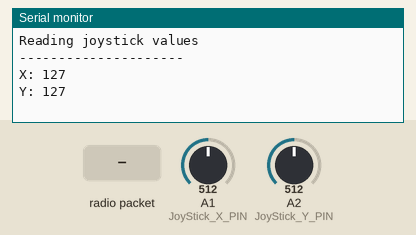
Recording of a sketch running on a simulated Arduino Uno, built with avr-gcc and run on an emulated ATmega328P. Parts: the last lines printed to the serial monitor. The inputs (shaded band) are chosen by the test bench; at power-on: A1 (JoyStick_X_PIN) = 512, A2 (JoyStick_Y_PIN) = 512. No radio packets arrive unless stated.

Above: at 1.2 s.
1.3 s: radio packet "1" arrives
4.9 s: A1 (JoyStick_X_PIN) set to 716
At 5.67 s:
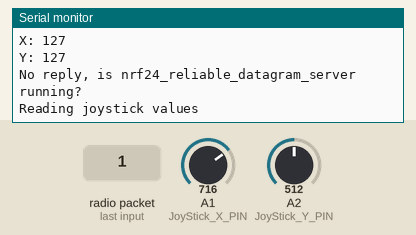
6.4 s: A2 (JoyStick_Y_PIN) set to 716
7.9 s: radio packet "0" arrives
At 7.95 s:
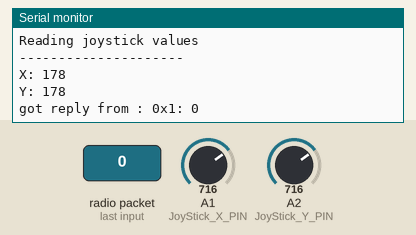
9.4 s: A1 (JoyStick_X_PIN) set to 900
At 10.7 s:
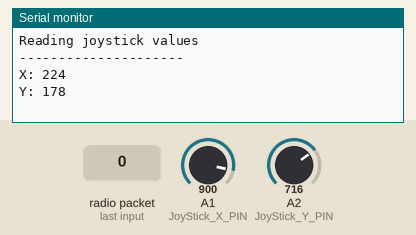
10.9 s: A2 (JoyStick_Y_PIN) set to 900
At 12.8 s:
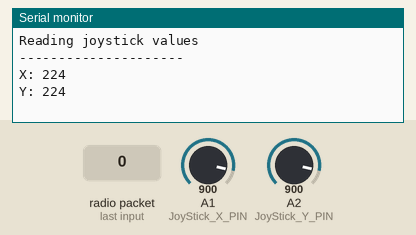
Timing chart, 0 to 13.4 s (numbered marks = the images above; inputs shaded):
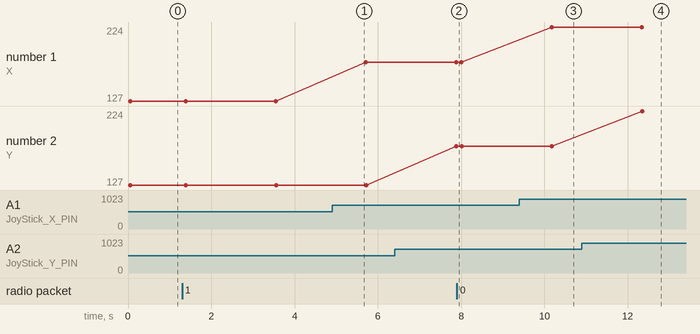

Measured:
- after the input at 7.9 s, the serial monitor: prints a new line at once (image 2)
- after the input at 9.4 s, the serial monitor: prints a new line after 0.77 s (image 3)
- after the input at 10.9 s, the serial monitor: prints a new line after 1.4 s (image 4)
- plotted number 1: 127 → 178 after the input at 4.9 s, 178 → 224 after the input at 9.4 s

The sketch:

Radio_JoyStick_Trans.ino
```cpp
// Include RadioHead Reliable DataGram & NRF24 libraries
#include <RHReliableDatagram.h>
#include <RH_NRF24.h>

// Include Dependant SPI Library
#include <SPI.h>

// Define JoyStick Connections
#define JoyStick_X_PIN      A1
#define JoyStick_Y_PIN      A2

// Define Addresses for radio channels
#define CLIENT_ADDRESS 1
#define SERVER_ADDRESS 2

// Create instance of radio driver
RH_NRF24 RadioDriver;

// Set radio driver to NRF24 & client address to 1
RHReliableDatagram RadioManager(RadioDriver, CLIENT_ADDRESS);

// Declare unsigned 8-bit joystick array (x,y,dir)
uint8_t joystick[3];

// Declare message buffer
uint8_t buf[RH_NRF24_MAX_MESSAGE_LEN];

void setup() {
  // Setup serial monitor
  Serial.begin(9600);

  // Defaults after init are 2.402 GHz (channel 2), 2Mbps, 0dBm
  if(!RadioManager.init()){
    Serial.println("init failed");
  }

}

void loop() {
  // Print Serial Monitor
  Serial.println("Reading joystick values ");

  // Read joystick values and map values of 0 to 255
  joystick[0] = map(analogRead(JoyStick_X_PIN), 0, 1023, 0, 255);
  joystick[1] = map(analogRead(JoyStick_Y_PIN), 0, 1023, 0, 255);
  joystick[2] = 100;

  // Display joystick values in serial monitor
  Serial.println("---------------------");
  Serial.print("X: "); Serial.println(joystick[0]);
  Serial.print("Y: "); Serial.println(joystick[1]);

  // Send message containing joystick data to manager server
  if(RadioManager.sendtoWait(joystick, sizeof(joystick), SERVER_ADDRESS)){
      // Wait for reply
      uint8_t len = sizeof(buf);
      uint8_t from;
      if(RadioManager.recvfromAckTimeout(buf, &len, 2000, &from)){
        Serial.print("got reply from : 0x");
        Serial.print(from, HEX);
        Serial.print(": ");
        Serial.println((char*)buf);
      } else{
        Serial.println("No reply, is nrf24_reliable_datagram_server running?");
      }
  }

}
```
